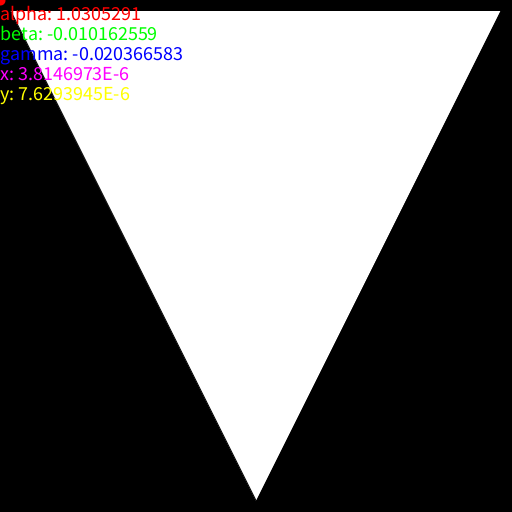
Frame 1 (no input)
Frame 60 (the mouse pressed at the canvas centre just before this capture): identical to frame 1, image omitted
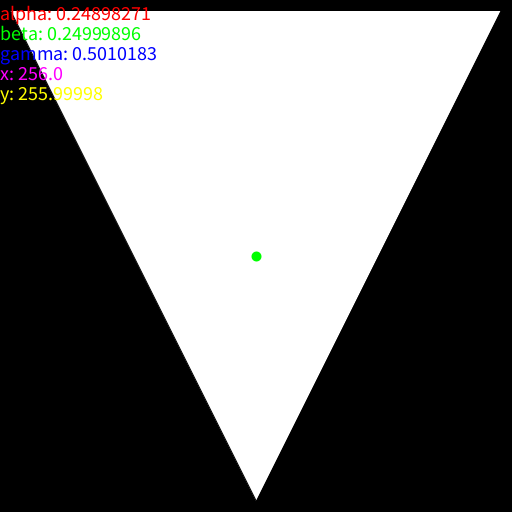
Frame 120 (the mouse held since frame 60 and released just before this capture)

The Processing sketch that drew these frames (run headless with seeded random() and noise(); from frame 60 on, the mouse is pressed at the canvas centre):

// Processing sketch: processing_187087
// ── processing_187087.pde

// Visualization of barycentric coordinates
// written by Jakob Thomsen

// (see http://en.wikipedia.org/wiki/Barycentric_coordinates_(mathematics))

class barycentric
{
  float alpha;
  float beta;
  float gamma;

  barycentric()
  {
    alpha = 0.0;
    beta = 0.0;
    gamma = 0.0;
  }

  barycentric(float A, float B, float C)
  {
    alpha = A;
    beta = B;
    gamma = C;
  }

  // Wikipedia
  barycentric(float ax, float ay, float bx, float by, float cx, float cy, float x, float y)
  {
    float d = (by - cy) * (ax - cx) + (cx - bx) * (ay - cy);
    alpha = ((by-cy)*(x-cx)+(cx-bx)*(y-cy)) / d;
    beta = ((cy-ay)*(x-cx)+(ax-cx)*(y-cy)) / d;
    gamma = 1.0 - alpha - beta;
  }

  /*
  // Alternative, from Christer Ericson's Real-Time Collision Detection
  // Compute barycentric coordinates (u, v, w) for
  // point p with respect to triangle (a, b, c)
  barycentric(float ax, float ay, float bx, float by, float cx, float cy, float px, float py)
  {
    float v0x = bx - ax, v1x = cx - ax, v2x = px - ax;
    float v0y = by - ay, v1y = cy - ay, v2y = py - ay;
    float d00 = v0x * v0x + v0y * v0y;
    float d01 = v0x * v1x + v0y * v1y;
    float d11 = v1x * v1x + v1y * v1y;
    float d20 = v2x * v0x + v2y * v0y;
    float d21 = v2x * v1x + v2y * v1y;
    float denom = d00 * d11 - d01 * d01;
    
    gamma = (d00 * d21 - d01 * d20) / denom;
    beta = (d11 * d20 - d01 * d21) / denom;
    alpha = 1.0 - beta - gamma;
  }
  */

  float interpolate(float a, float b, float c)
  {
    return a * alpha + b * beta + c * gamma;
  }
}

boolean inside_triangle(float ax, float ay, float bx, float by, float cx, float cy, float x, float y)
{
  float d = (by - cy) * (ax - cx) + (cx - bx) * (ay - cy);
  float alpha = ((by-cy)*(x-cx)+(cx-bx)*(y-cy)) / d;
  float beta = ((cy-ay)*(x-cx)+(ax-cx)*(y-cy)) / d;
  float gamma = 1.0 - alpha - beta;

  return !(alpha < 0 || alpha > 1 || beta < 0 || beta > 1 || gamma < 0 || gamma > 1);
}

float ax;
float ay;
float bx;
float by;
float cx;
float cy;

void setup()
{
  size(512, 512);
  colorMode(RGB, 1);

  ax = 10;
  ay = 10;
  bx = width - 11;
  by = 10;
  cx = width / 2;
  cy = height - 11;
}

void draw()
{
  background(0);

  strokeWeight(1);
  stroke(0);
  fill(1);
  triangle(ax, ay, bx, by, cx, cy);

  barycentric abc = new barycentric(ax, ay, bx, by, cx, cy, mouseX, mouseY);

  textSize(20);
  textAlign(LEFT);
  fill(1, 0, 0);
  text("alpha: " + Float.toString(abc.alpha), 0, 20);
  fill(0, 1, 0);
  text("beta: " + Float.toString(abc.beta), 0, 40);
  fill(0, 0, 1);
  text("gamma: " + Float.toString(abc.gamma), 0, 60);
  fill(1, 0, 1);
  text("x: " + Float.toString(abc.interpolate(ax, bx, cx)), 0, 80);
  fill(1, 1, 0);
  text("y: " + Float.toString(abc.interpolate(ay, by, cy)), 0, 100);

  strokeWeight(10);
  if (inside_triangle(ax, ay, bx, by, cx, cy, mouseX, mouseY))
  {
    stroke(0, 1, 0);
  }
  else
  {
    stroke(1, 0, 0);
  }
  point(mouseX, mouseY);

  if (mousePressed)
  {
    if (mouseButton == LEFT)
    {
      ax = mouseX;
      ay = mouseY;
    }

    if (mouseButton == RIGHT)
    {
      bx = mouseX;
      by = mouseY;
    }

    if (mouseButton == CENTER)
    {
      cx = mouseX;
      cy = mouseY;
    }
  }
}
